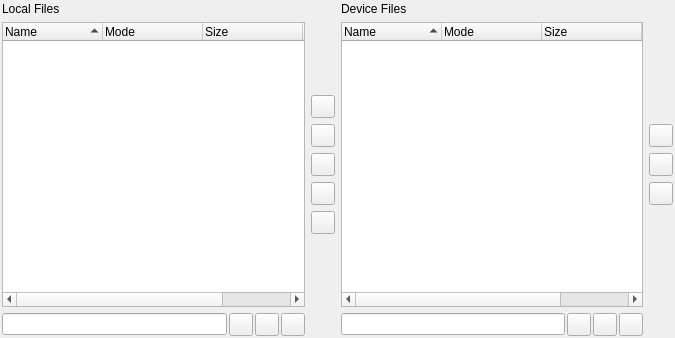
<?xml version="1.0" encoding="UTF-8"?>
<ui version="4.0">
 <class>MicroPythonFileManagerWidget</class>
 <widget class="QWidget" name="MicroPythonFileManagerWidget">
  <property name="geometry">
   <rect>
    <x>0</x>
    <y>0</y>
    <width>675</width>
    <height>338</height>
   </rect>
  </property>
  <layout class="QGridLayout" name="gridLayout">
   <property name="leftMargin">
    <number>2</number>
   </property>
   <property name="topMargin">
    <number>2</number>
   </property>
   <property name="rightMargin">
    <number>2</number>
   </property>
   <property name="bottomMargin">
    <number>2</number>
   </property>
   <item row="0" column="0">
    <widget class="QLabel" name="label">
     <property name="sizePolicy">
      <sizepolicy hsizetype="Expanding" vsizetype="Preferred">
       <horstretch>0</horstretch>
       <verstretch>0</verstretch>
      </sizepolicy>
     </property>
     <property name="text">
      <string>Local Files</string>
     </property>
    </widget>
   </item>
   <item row="0" column="2">
    <widget class="QLabel" name="label_2">
     <property name="sizePolicy">
      <sizepolicy hsizetype="Expanding" vsizetype="Preferred">
       <horstretch>0</horstretch>
       <verstretch>0</verstretch>
      </sizepolicy>
     </property>
     <property name="text">
      <string>Device Files</string>
     </property>
    </widget>
   </item>
   <item row="0" column="3">
    <widget class="EricLed" name="deviceConnectedLed" native="true"/>
   </item>
   <item row="1" column="0">
    <widget class="QTreeWidget" name="localFileTreeWidget">
     <property name="contextMenuPolicy">
      <enum>Qt::ContextMenuPolicy::CustomContextMenu</enum>
     </property>
     <property name="alternatingRowColors">
      <bool>true</bool>
     </property>
     <property name="selectionMode">
      <enum>QAbstractItemView::SelectionMode::ExtendedSelection</enum>
     </property>
     <property name="sortingEnabled">
      <bool>true</bool>
     </property>
     <attribute name="headerShowSortIndicator" stdset="0">
      <bool>true</bool>
     </attribute>
     <column>
      <property name="text">
       <string>Name</string>
      </property>
     </column>
     <column>
      <property name="text">
       <string>Mode</string>
      </property>
     </column>
     <column>
      <property name="text">
       <string>Size</string>
      </property>
     </column>
     <column>
      <property name="text">
       <string>Time</string>
      </property>
     </column>
    </widget>
   </item>
   <item row="1" column="1">
    <layout class="QVBoxLayout" name="verticalLayout">
     <item>
      <spacer name="verticalSpacer_2">
       <property name="orientation">
        <enum>Qt::Orientation::Vertical</enum>
       </property>
       <property name="sizeHint" stdset="0">
        <size>
         <width>20</width>
         <height>26</height>
        </size>
       </property>
      </spacer>
     </item>
     <item>
      <widget class="QToolButton" name="syncButton">
       <property name="toolTip">
        <string>Press to sync the local directory to the device directory</string>
       </property>
      </widget>
     </item>
     <item>
      <widget class="QToolButton" name="putButton">
       <property name="toolTip">
        <string>Press to copy the selected file to the device</string>
       </property>
      </widget>
     </item>
     <item>
      <widget class="QToolButton" name="putAsButton">
       <property name="toolTip">
        <string>Press to copy the selected file to the device with a new name</string>
       </property>
      </widget>
     </item>
     <item>
      <widget class="QToolButton" name="getButton">
       <property name="toolTip">
        <string>Press to copy the selected file from the device</string>
       </property>
      </widget>
     </item>
     <item>
      <widget class="QToolButton" name="getAsButton">
       <property name="toolTip">
        <string>Press to copy the selected file from the device with a new name</string>
       </property>
      </widget>
     </item>
     <item>
      <spacer name="verticalSpacer">
       <property name="orientation">
        <enum>Qt::Orientation::Vertical</enum>
       </property>
       <property name="sizeHint" stdset="0">
        <size>
         <width>20</width>
         <height>26</height>
        </size>
       </property>
      </spacer>
     </item>
    </layout>
   </item>
   <item row="1" column="2">
    <widget class="QTreeWidget" name="deviceFileTreeWidget">
     <property name="contextMenuPolicy">
      <enum>Qt::ContextMenuPolicy::CustomContextMenu</enum>
     </property>
     <property name="alternatingRowColors">
      <bool>true</bool>
     </property>
     <property name="selectionMode">
      <enum>QAbstractItemView::SelectionMode::ExtendedSelection</enum>
     </property>
     <property name="sortingEnabled">
      <bool>true</bool>
     </property>
     <attribute name="headerShowSortIndicator" stdset="0">
      <bool>true</bool>
     </attribute>
     <column>
      <property name="text">
       <string>Name</string>
      </property>
     </column>
     <column>
      <property name="text">
       <string>Mode</string>
      </property>
     </column>
     <column>
      <property name="text">
       <string>Size</string>
      </property>
     </column>
     <column>
      <property name="text">
       <string>Time</string>
      </property>
     </column>
    </widget>
   </item>
   <item row="1" column="3">
    <layout class="QVBoxLayout" name="verticalLayout_2">
     <item>
      <spacer name="verticalSpacer_4">
       <property name="orientation">
        <enum>Qt::Orientation::Vertical</enum>
       </property>
       <property name="sizeHint" stdset="0">
        <size>
         <width>20</width>
         <height>40</height>
        </size>
       </property>
      </spacer>
     </item>
     <item>
      <widget class="QToolButton" name="openButton">
       <property name="toolTip">
        <string>Press to open the selected files of the device in editors.</string>
       </property>
      </widget>
     </item>
     <item>
      <widget class="QToolButton" name="saveButton">
       <property name="toolTip">
        <string>Press to save the current editor to the selected file on the device.</string>
       </property>
      </widget>
     </item>
     <item>
      <widget class="QToolButton" name="saveAsButton">
       <property name="toolTip">
        <string>Press to save the current editor to a new file on the device.</string>
       </property>
      </widget>
     </item>
     <item>
      <spacer name="verticalSpacer_3">
       <property name="orientation">
        <enum>Qt::Orientation::Vertical</enum>
       </property>
       <property name="sizeHint" stdset="0">
        <size>
         <width>20</width>
         <height>40</height>
        </size>
       </property>
      </spacer>
     </item>
    </layout>
   </item>
   <item row="2" column="0">
    <layout class="QHBoxLayout" name="horizontalLayout">
     <property name="spacing">
      <number>2</number>
     </property>
     <item>
      <widget class="QLineEdit" name="localCwd">
       <property name="readOnly">
        <bool>true</bool>
       </property>
      </widget>
     </item>
     <item>
      <widget class="QToolButton" name="localUpButton">
       <property name="toolTip">
        <string>Press to move one directory level up</string>
       </property>
      </widget>
     </item>
     <item>
      <widget class="QToolButton" name="localHomeButton">
       <property name="toolTip">
        <string>Press to move to the configured home directory</string>
       </property>
      </widget>
     </item>
     <item>
      <widget class="QToolButton" name="localReloadButton">
       <property name="toolTip">
        <string>Press to reload the list</string>
       </property>
      </widget>
     </item>
    </layout>
   </item>
   <item row="2" column="2">
    <layout class="QHBoxLayout" name="horizontalLayout_2">
     <property name="spacing">
      <number>2</number>
     </property>
     <item>
      <widget class="QLineEdit" name="deviceCwd">
       <property name="readOnly">
        <bool>true</bool>
       </property>
      </widget>
     </item>
     <item>
      <widget class="QToolButton" name="deviceUpButton">
       <property name="toolTip">
        <string>Press to move one directory level up</string>
       </property>
      </widget>
     </item>
     <item>
      <widget class="QToolButton" name="deviceHomeButton">
       <property name="toolTip">
        <string>Press to move to the device workspace directory</string>
       </property>
      </widget>
     </item>
     <item>
      <widget class="QToolButton" name="deviceReloadButton">
       <property name="toolTip">
        <string>Press to reload the list</string>
       </property>
      </widget>
     </item>
    </layout>
   </item>
  </layout>
 </widget>
 <customwidgets>
  <customwidget>
   <class>EricLed</class>
   <extends>QWidget</extends>
   <header>eric7/EricWidgets/EricLed.h</header>
   <container>1</container>
  </customwidget>
 </customwidgets>
 <tabstops>
  <tabstop>localFileTreeWidget</tabstop>
  <tabstop>deviceFileTreeWidget</tabstop>
  <tabstop>syncButton</tabstop>
  <tabstop>putButton</tabstop>
  <tabstop>putAsButton</tabstop>
  <tabstop>getButton</tabstop>
  <tabstop>getAsButton</tabstop>
  <tabstop>localCwd</tabstop>
  <tabstop>localUpButton</tabstop>
  <tabstop>localHomeButton</tabstop>
  <tabstop>localReloadButton</tabstop>
  <tabstop>deviceCwd</tabstop>
  <tabstop>deviceUpButton</tabstop>
  <tabstop>deviceHomeButton</tabstop>
  <tabstop>deviceReloadButton</tabstop>
 </tabstops>
 <resources/>
 <connections/>
</ui>
